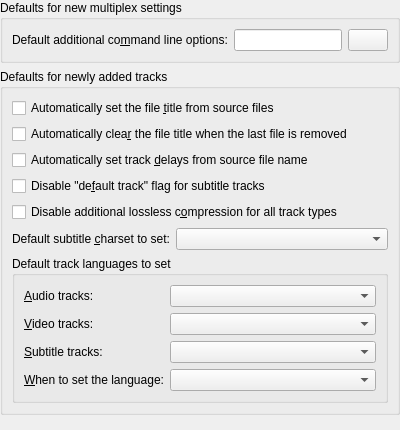
      <widget class="QWidget" name="pMergeDefaultsForTracks">
       <layout class="QVBoxLayout" name="verticalLayout_23">
        <property name="leftMargin">
         <number>0</number>
        </property>
        <property name="topMargin">
         <number>0</number>
        </property>
        <property name="rightMargin">
         <number>0</number>
        </property>
        <property name="bottomMargin">
         <number>0</number>
        </property>
        <item>
         <widget class="QGroupBox" name="groupBox_11">
          <property name="title">
           <string>Defaults for new multiplex settings</string>
          </property>
          <layout class="QGridLayout" name="gridLayout_6">
           <item row="0" column="0">
            <widget class="QLabel" name="label_15">
             <property name="text">
              <string>Default additional co&amp;mmand line options:</string>
             </property>
             <property name="buddy">
              <cstring>leMDefaultAdditionalCommandLineOptions</cstring>
             </property>
            </widget>
           </item>
           <item row="0" column="1">
            <layout class="QHBoxLayout" name="horizontalLayout_9">
             <item>
              <widget class="QLineEdit" name="leMDefaultAdditionalCommandLineOptions"/>
             </item>
             <item>
              <widget class="QPushButton" name="pbMEditDefaultAdditionalCommandLineOptions">
               <property name="text">
                <string/>
               </property>
               <property name="icon">
                <iconset resource="../../qt_resources.qrc">
                 <normaloff>:/icons/16x16/view-choose.png</normaloff>:/icons/16x16/view-choose.png</iconset>
               </property>
              </widget>
             </item>
            </layout>
           </item>
          </layout>
         </widget>
        </item>
        <item>
         <widget class="QGroupBox" name="groupBox_10">
          <property name="title">
           <string>Defaults for newly added tracks</string>
          </property>
          <layout class="QVBoxLayout" name="verticalLayout_6">
           <item>
            <widget class="QCheckBox" name="cbMAutoSetFileTitle">
             <property name="text">
              <string>Automatically set the file &amp;title from source files</string>
             </property>
            </widget>
           </item>
           <item>
            <widget class="QCheckBox" name="cbMAutoClearFileTitle">
             <property name="text">
              <string>Automatically clea&amp;r the file title when the last file is removed</string>
             </property>
            </widget>
           </item>
           <item>
            <widget class="QCheckBox" name="cbMSetAudioDelayFromFileName">
             <property name="text">
              <string>Automatically set track &amp;delays from source file name</string>
             </property>
            </widget>
           </item>
           <item>
            <widget class="QCheckBox" name="cbMDisableDefaultTrackForSubtitles">
             <property name="text">
              <string>Disable &quot;de&amp;fault track&quot; flag for subtitle tracks</string>
             </property>
            </widget>
           </item>
           <item>
            <widget class="QCheckBox" name="cbMDisableCompressionForAllTrackTypes">
             <property name="text">
              <string>Disable additional lossless c&amp;ompression for all track types</string>
             </property>
            </widget>
           </item>
           <item>
            <layout class="QHBoxLayout" name="horizontalLayout">
             <item>
              <widget class="QLabel" name="label_4">
               <property name="text">
                <string>Default subtitle &amp;charset to set:</string>
               </property>
               <property name="buddy">
                <cstring>cbMDefaultSubtitleCharset</cstring>
               </property>
              </widget>
             </item>
             <item>
              <widget class="mtx::gui::Util::CharacterSetComboBox" name="cbMDefaultSubtitleCharset">
               <property name="sizePolicy">
                <sizepolicy hsizetype="Expanding" vsizetype="Fixed">
                 <horstretch>0</horstretch>
                 <verstretch>0</verstretch>
                </sizepolicy>
               </property>
              </widget>
             </item>
            </layout>
           </item>
           <item>
            <widget class="QGroupBox" name="groupBox_9">
             <property name="title">
              <string>Default track languages to set</string>
             </property>
             <layout class="QGridLayout" name="gridLayout_5">
              <item row="0" column="0">
               <widget class="QLabel" name="lDefaultAudioTrackLanguage">
                <property name="text">
                 <string>&amp;Audio tracks:</string>
                </property>
                <property name="buddy">
                 <cstring>cbMDefaultAudioTrackLanguage</cstring>
                </property>
               </widget>
              </item>
              <item row="0" column="1">
               <widget class="mtx::gui::Util::LanguageComboBox" name="cbMDefaultAudioTrackLanguage">
                <property name="sizePolicy">
                 <sizepolicy hsizetype="Expanding" vsizetype="Fixed">
                  <horstretch>0</horstretch>
                  <verstretch>0</verstretch>
                 </sizepolicy>
                </property>
               </widget>
              </item>
              <item row="2" column="1">
               <widget class="mtx::gui::Util::LanguageComboBox" name="cbMDefaultSubtitleTrackLanguage">
                <property name="sizePolicy">
                 <sizepolicy hsizetype="Expanding" vsizetype="Fixed">
                  <horstretch>0</horstretch>
                  <verstretch>0</verstretch>
                 </sizepolicy>
                </property>
               </widget>
              </item>
              <item row="1" column="1">
               <widget class="mtx::gui::Util::LanguageComboBox" name="cbMDefaultVideoTrackLanguage">
                <property name="sizePolicy">
                 <sizepolicy hsizetype="Expanding" vsizetype="Fixed">
                  <horstretch>0</horstretch>
                  <verstretch>0</verstretch>
                 </sizepolicy>
                </property>
               </widget>
              </item>
              <item row="1" column="0">
               <widget class="QLabel" name="lDefaultVIdeoTrackLanguage">
                <property name="text">
                 <string>&amp;Video tracks:</string>
                </property>
                <property name="buddy">
                 <cstring>cbMDefaultVideoTrackLanguage</cstring>
                </property>
               </widget>
              </item>
              <item row="2" column="0">
               <widget class="QLabel" name="lDefaultSubtitleTrackLanguage">
                <property name="text">
                 <string>&amp;Subtitle tracks:</string>
                </property>
                <property name="buddy">
                 <cstring>cbMDefaultSubtitleTrackLanguage</cstring>
                </property>
               </widget>
              </item>
              <item row="3" column="0">
               <widget class="QLabel" name="lWhenToSetDefaultLanguage">
                <property name="text">
                 <string>&amp;When to set the language:</string>
                </property>
                <property name="buddy">
                 <cstring>cbMWhenToSetDefaultLanguage</cstring>
                </property>
               </widget>
              </item>
              <item row="3" column="1">
               <widget class="QComboBox" name="cbMWhenToSetDefaultLanguage"/>
              </item>
             </layout>
            </widget>
           </item>
          </layout>
         </widget>
        </item>
        <item>
         <spacer name="verticalSpacer_8">
          <property name="orientation">
           <enum>Qt::Vertical</enum>
          </property>
          <property name="sizeHint" stdset="0">
           <size>
            <width>20</width>
            <height>15</height>
           </size>
          </property>
         </spacer>
        </item>
       </layout>
      </widget>
